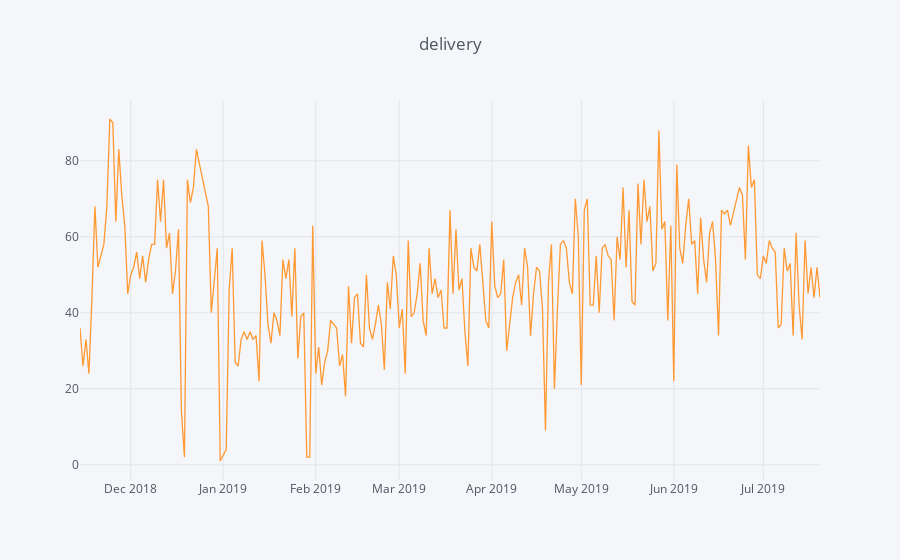

This figure's notebook cell:
### Code cell
import plotly.plotly as ply
import cufflinks as cf

cf.go_offline()
data.iplot(title="delivery")

### Figure 1 — Plotly figure (JSON) as saved in the notebook; plotly's stock layout.template omitted (floating-point values rounded to 4 significant figures; data arrays with more than 128 entries replaced by an {"elided": "..."} marker saying what was removed)
{"data": [{"line": {"color": "rgba(255, 153, 51, 1.0)", "dash": "solid", "shape": "linear", "width": 1.3}, "mode": "lines", "name": "deliveries", "text": "", "type": "scatter", "uid": "f2c05eca-71e4-4630-8f63-40ba97ad8b70", "x": {"elided": "243 str values"}, "y": {"elided": "243 int values"}}], "layout": {"legend": {"bgcolor": "#F5F6F9", "font": {"color": "#4D5663"}}, "paper_bgcolor": "#F5F6F9", "plot_bgcolor": "#F5F6F9", "title": {"font": {"color": "#4D5663"}, "text": "delivery"}, "xaxis": {"gridcolor": "#E1E5ED", "showgrid": true, "tickfont": {"color": "#4D5663"}, "title": {"font": {"color": "#4D5663"}, "text": ""}, "zerolinecolor": "#E1E5ED"}, "yaxis": {"gridcolor": "#E1E5ED", "showgrid": true, "tickfont": {"color": "#4D5663"}, "title": {"font": {"color": "#4D5663"}, "text": ""}, "zerolinecolor": "#E1E5ED"}}}
